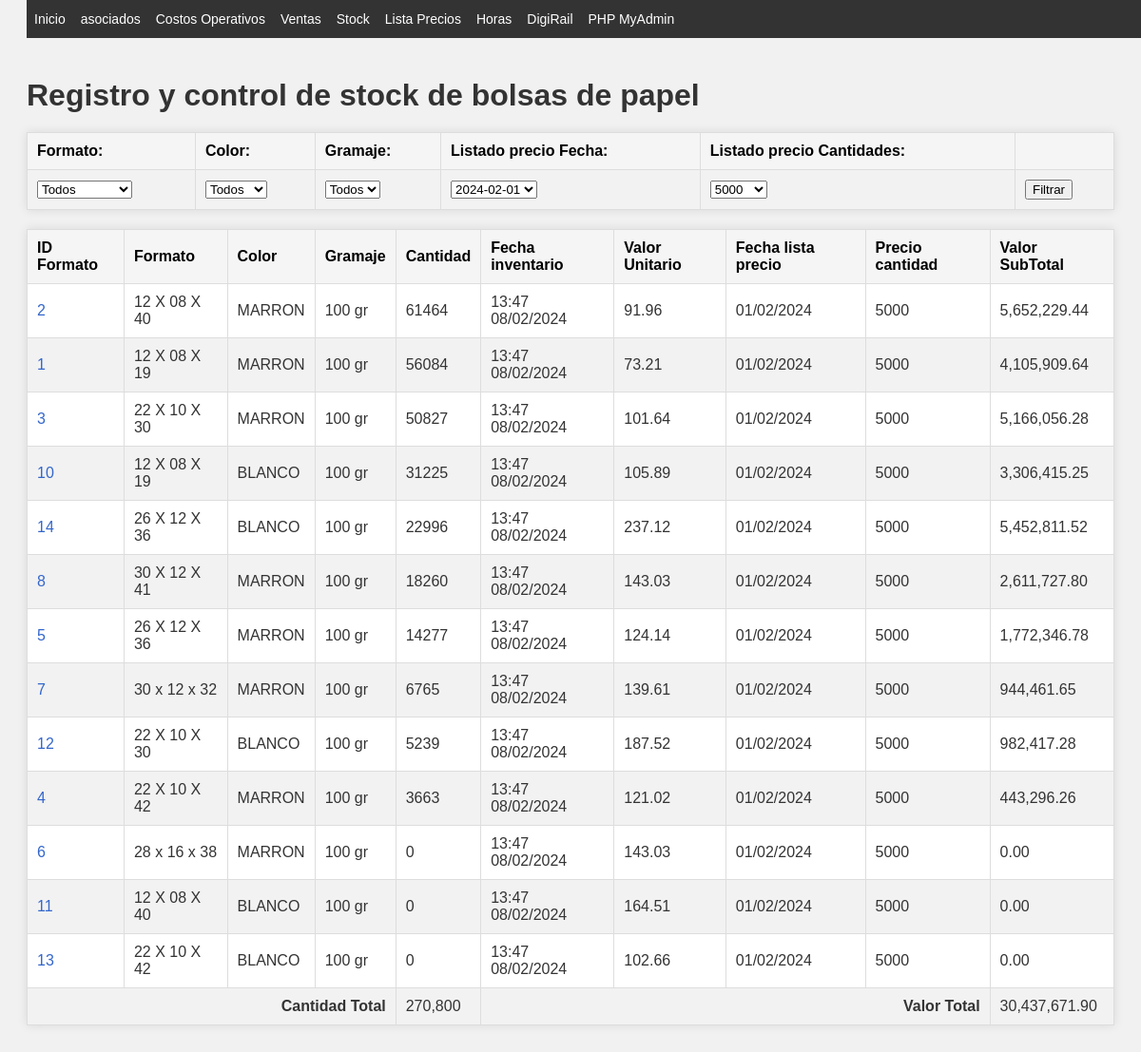
The page /stock.php on the database its author committed.
### tables this page shows
CREATE TABLE `listado_precios` (
  `ID_listado` int(11) NOT NULL,
  `ID_formato` int(11) DEFAULT NULL,
  `cantidad` int(11) DEFAULT NULL,
  `precio_u_sIVA` decimal(8,2) DEFAULT NULL,
  `fecha_listado` date DEFAULT NULL
);

CREATE TABLE `tabla_1` (
  `ID_formato` int(11) NOT NULL,
  `formato` varchar(14) NOT NULL,
  `color` varchar(11) NOT NULL,
  `gramaje` int(11) NOT NULL,
  `cantidades` int(11) NOT NULL,
  `manijas` bit(1) NOT NULL,
  `fechatiempo` timestamp NULL DEFAULT CURRENT_TIMESTAMP ON UPDATE CURRENT_TIMESTAMP
);

### includes/db_functions.php (called while the page is built, shortened)
<?php
function conectarBD() {
    $conexion = mysqli_connect(DB_SERVER, DB_USERNAME, DB_PASSWORD, DB_NAME);
    return $conexion;
}
function getArraySQL($sql) {
    $conexion = conectarBD();
    $result = mysqli_query($conexion, $sql);
    $rawdata = [];
    while ($row = mysqli_fetch_assoc($result)) {
        $rawdata[] = $row;
    }
    return $rawdata;
}
?>

### Stock/stockFunctions.php (called while the page is built, shortened)
<?php
function obtenerDatosStock($formatoFilter, $colorFilter, $gramajeFilter, $cantidadSeleccionada, $fechaListadoFilter) {
    $conexion = conectarBD();
    $query = "SELECT t1.*, t2.precio_u_sIVA, t2.fecha_listado, t2.cantidad FROM tabla_1 t1
              LEFT JOIN listado_precios t2 ON t1.ID_formato = t2.ID_formato";
    $conditions = [];
    $params = [];
    if (!empty($cantidadSeleccionada) && $cantidadSeleccionada != 'todos') {
        $conditions[] = "t2.cantidad = ?";
        $params[] = $cantidadSeleccionada;
    }
    if ($fechaListadoFilter !== 'todos') {
        $conditions[] = "t2.fecha_listado = ?";
        $params[] = $fechaListadoFilter;
    }
    if (!empty($conditions)) {
        $query .= " WHERE " . implode(" AND ", $conditions);
    }
    $query .= " ORDER BY t1.cantidades DESC";
    $stmt = $conexion->prepare($query);
    if (!empty($params)) {
        $stmt->bind_param(str_repeat("s", count($params)), ...$params);
    }
    $stmt->execute();
    $result = $stmt->get_result();
    $data = [];
    while ($row = $result->fetch_assoc()) {
        $data[] = $row;
    }
    return $data;
}

### stock.php (the view, shortened to what this page needs)
<?php
require "includes/header.php";
require_once 'Stock/stockFunctions.php';
include 'includes/db_functions.php';
function obtenerFiltrosDesdeURL() {
    $cantidadSeleccionadaDefault = '5000';
    $fechaListadoFilterDefault = '24-02-01';
    return [
        'formatoFilter'         => $_GET['Formato']     ?? 'todos',
        'colorFilter'           => $_GET['color']       ?? 'todos',
        'gramajeFilter'         => $_GET['gramaje']     ?? 'todos',
        'cantidadSeleccionada'  => !empty($_GET['cantidades'])          ? $_GET['cantidades']           : $cantidadSeleccionadaDefault,
        'fechaListadoFilter'    => !empty($_GET['fechaSeleccionada'])   ? $_GET['fechaSeleccionada']    : $fechaListadoFilterDefault,
    ];
}
$fechas = getArraySQL("SELECT DISTINCT fecha_listado FROM listado_precios ORDER BY fecha_listado DESC");
$filtros = obtenerFiltrosDesdeURL();
$data = obtenerDatosStock(
    strval($filtros['formatoFilter']),
    strval($filtros['colorFilter']),
    strval($filtros['gramajeFilter']),
    strval($filtros['cantidadSeleccionada']),
    strval($filtros['fechaListadoFilter'])
);
function formatearFecha($fecha, $formato = 'd/m/Y') {
    $objFecha = new DateTime($fecha);
    return $objFecha->format($formato);
}
function mostrarTabla($data) {
    $totalSuma = 0;
    $cant_total = 0;
    foreach ($data as $row) {
        if (isset($row['precio_u_sIVA'])) {
            $valorTotal = $row['cantidades'] * $row['precio_u_sIVA'];
            $valorTotalFormatted = is_numeric($valorTotal) ? number_format($valorTotal, 2, '.', ',') : $valorTotal;
            $totalSuma += $valorTotal;
            if (isset($row['cantidades']) && is_numeric($row['cantidades'])) {
                $cant_total += $row['cantidades'];
            }
            $precioUnitarioFormatted = number_format($row['precio_u_sIVA'], 2, '.', ',');
        } else {
            $valorTotalFormatted = 'No disponible';
            $precioUnitarioFormatted = 'No disponible';
        }
        echo "<tr>";
        echo "<td><a href='Stock/busqueda.php?ID_formato=" . htmlspecialchars($row['ID_formato']) . "'>" . htmlspecialchars($row['ID_formato']) . "</a></td>";
        echo "<td>" . htmlspecialchars($row['formato']) . "</td>";
        echo "<td>" . htmlspecialchars($row['color']) . "</td>";
        echo "<td>" . htmlspecialchars($row['gramaje']) . " gr</td>";
        echo "<td>" . htmlspecialchars($row['cantidades']) . "</td>";
        echo "<td>" . formatearFecha($row['fechatiempo'], 'H:i d/m/Y') . "</td>";
        echo "<td>" . $precioUnitarioFormatted . "</td>";
        echo "<td>" . formatearFecha($row['fecha_listado']) . "</td>";
        echo "<td>" . htmlspecialchars($row['cantidad']) . "</td>";
        echo "<td>" . $valorTotalFormatted . "</td>";
        echo "</tr>";
    }
    echo "<tr><td colspan='4' style='text-align: right;'><strong>Cantidad Total</strong></td><td>" . number_format($cant_total, 0, '.', ',') . "</td>";
    echo "<td colspan='4' style='text-align: right;'><strong>Valor Total</strong></td><td>" . number_format($totalSuma, 2, '.', ',') . "</td></tr>";
}
?>
<!DOCTYPE html>
<html lang="es">
<head>
    <link rel="stylesheet" href="CSS/style.css">
</head>
<body>
    <h1>Registro y control de stock de bolsas de papel</h1>
    <?php include 'Stock/filtroForm.php'; ?>
    <table>
        <thead>
            <tr>
                <th>ID Formato</th>
                <th>Formato</th>
                <th>Color</th>
                <th>Gramaje</th>
                <th>Cantidad</th>
                <th>Fecha inventario</th>
                <th>Valor Unitario</th>
                <th>Fecha lista precio</th>
                <th>Precio cantidad</th>
                <th>Valor SubTotal</th>
            </tr>
        </thead>
        <tbody>
            <?php mostrarTabla($data); ?>
        </tbody>
    </table>
</body>
</html>

### includes/header.php
<?php
echo '<!DOCTYPE html><html><head> <meta charset="UTF-8"> <link rel="stylesheet" type="text/css" href="CSS/index.css"> <link rel="stylesheet" type="text/css" href="CSS/header.css"> <meta name="viewport" content="width=device-width, initial-scale=1.0"> <link rel="shortcut icon" href="/favicon.ico" type="image/x-icon"> <link rel="icon" href="/imagenes/favicon.ico" type="image/x-icon"> </head><body>';
echo "<header> <br><br><br> <div class='topnav'> <ul>";
$paginaActual = basename($_SERVER['PHP_SELF']);
$claseActiva = "class='active'";
echo "<li><a href='/Bolsas/index.php' ".($paginaActual == 'Bolsas/index.php' ? $claseActiva : "").">Inicio</a></li>";
echo "<li><a href='/Bolsas/asociados.php' ".($paginaActual == 'Bolsas/asociados.php' ? $claseActiva : "").">asociados</a></li>";
echo "<li><a href='/Bolsas/costos_operativos.php' ".($paginaActual == 'Bolsas/costos_operativos.php' ? $claseActiva : "").">Costos Operativos</a></li>";
echo "<li><a href='/Bolsas/ventas.php' ".($paginaActual == 'Bolsas/ventas.php' ? $claseActiva : "").">Ventas</a></li>";
echo "<li><a href='/Bolsas/stock.php' ".($paginaActual == 'Bolsas/stock.php' ? $claseActiva : "").">Stock</a></li>";
echo "<li><a href='/Bolsas/lista_precios.php' ".($paginaActual == 'Bolsas/lista_precios.php' ? $claseActiva : "").">Lista Precios</a></li>";
echo "<li><a href='/horas/index.php' ".($paginaActual == '/horas/index.php' ? $claseActiva : "").">Horas</a></li>";
echo "<li><a href='/DigiRail/index.php' ".($paginaActual == '/DigiRail/index.php' ? $claseActiva : "").">DigiRail</a></li>";
echo "<li><a href='/phpMyAdmin/' target='_blank'>PHP MyAdmin</a></li>";
echo "</ul></div></header>";

### Stock/filtroForm.php (shortened to what this page needs)
<form action="stock.php" method="GET" id="filtroForm">
    <table>
        <tr>
            <th>Formato:</th>
            <th>Color:</th>
            <th>Gramaje:</th>
            <th>Listado precio Fecha:</th>
            <th>Listado precio Cantidades:</th>
            <th> </th>
        </tr>
        <tr>
            <td>
                <select name="Formato" onchange="submitForm()">
                    <option value="todos" <?php echo $formatoFilter === 'todos' ? 'selected' : ''; ?>>Todos</option>
                </select>
            </td>
            <td>
                <select name="color" onchange="submitForm()" value="sda">
                    <option value="todos" <?php echo $colorFilter === 'todos' ? 'selected' : ''; ?>>Todos</option>
                </select>
            </td>
            <td>
                <select name="gramaje" onchange="submitForm()">
                    <option value="todos" <?php echo $gramajeFilter === 'todos' ? 'selected' : ''; ?>>Todos</option>
                </select>
            </td>
            <td>
            <select name="fechaSeleccionada"  onchange="submitForm()">
                <?php foreach ($fechas as $fecha) {
                    echo '<option value="'.$fecha['fecha_listado'].'">'.$fecha['fecha_listado'].'</option>';} ?>
            </select>
            </td>
            <td>
                <select name="cantidades" onchange="submitForm()">
                    <option value="5000" >5000</option>
                </select>
            </td>
            <td><input type="submit" value="Filtrar"></td>
        </tr>
    </table>
</form>

### CSS/index.css (style rules this page uses)
body { font-family: verdana; resize: none; }
.topnav ul { list-style-type: none; margin: 0; padding: 0; overflow: hidden; background-color: #333; position: fixed; top: 0; width: 100%; }
.topnav li { float: left; }
.topnav li a { display: block; color: white; text-align: center; padding: 14px 16px; text-decoration: none; }
h1, #cabecera p { margin: 0; padding: 0; }

### CSS/header.css (style rules this page uses)
.topnav ul { list-style-type: none; margin: 0; padding: 0; overflow: hidden; background-color: #333; position: fixed; top: 0; width: 100%; }
.topnav li { float: left; font-size: 16px; }
.topnav li a { display: block; color: white; text-align: center; padding: 12px 8px; text-decoration: none; }
@media screen and (max-width: 1275px) { .topnav li { font-size: 15px; } }

### CSS/style.css (style rules this page uses)
body { font-family: Arial, sans-serif; background-color: #f4f4f4; color: #333; }
table { border-collapse: collapse; width: 80%; margin: 20px auto; background-color: #ffffff; box-shadow: 0 0 10px rgba(0,0,0,0.1); }
th, td { border: 1px solid #ddd; padding: 8px; text-align: left; }
th { background-color: #e9e9e9; color: #000; }
tr:nth-child(even) { background-color: #f2f2f2; }
body { font-family: Arial, sans-serif; background-color: #f1f1f1; padding: 20px; }
h1 { color: #333; }
table { width: 100%; border-collapse: collapse; margin-top: 20px; }
table th, table td { padding: 10px; text-align: left; border: 1px solid #ddd; }
table th { background-color: #f5f5f5; }
table td a { color: #3366cc; text-decoration: none; }
.topnav ul { list-style-type: none; margin: 0; padding: 0; overflow: hidden; background-color: #333; position: fixed; top: 0; width: 100%; }
.topnav li { float: left; font-size: 16px; }
.topnav li a { display: block; color: white; text-align: center; padding: 12px 8px; text-decoration: none; }
@media screen and (max-width: 1275px) { .topnav li { font-size: 15px; } }
@media screen and (max-width: 1200px) { .topnav li { font-size: 14px; } }

### rows shown on the page
listado_precios: ID_formato.ID_formato "2", ID_formato.formato "12 X 08 X 40", ID_formato.color "MARRON", ID_formato.gramaje "100", ID_formato.cantidades "61464", ID_formato.fechatiempo "13:47 08/02/2024", precio_u_sIVA "91.96", fecha_listado "01/02/2024", cantidad "5000", valorTotalFormatted "5,652,229.44"
listado_precios: ID_formato.ID_formato "1", ID_formato.formato "12 X 08 X 19", ID_formato.color "MARRON", ID_formato.gramaje "100", ID_formato.cantidades "56084", ID_formato.fechatiempo "13:47 08/02/2024", precio_u_sIVA "73.21", fecha_listado "01/02/2024", cantidad "5000", valorTotalFormatted "4,105,909.64"
listado_precios: ID_formato.ID_formato "3", ID_formato.formato "22 X 10 X 30", ID_formato.color "MARRON", ID_formato.gramaje "100", ID_formato.cantidades "50827", ID_formato.fechatiempo "13:47 08/02/2024", precio_u_sIVA "101.64", fecha_listado "01/02/2024", cantidad "5000", valorTotalFormatted "5,166,056.28"
listado_precios: ID_formato.ID_formato "10", ID_formato.formato "12 X 08 X 19", ID_formato.color "BLANCO", ID_formato.gramaje "100", ID_formato.cantidades "31225", ID_formato.fechatiempo "13:47 08/02/2024", precio_u_sIVA "105.89", fecha_listado "01/02/2024", cantidad "5000", valorTotalFormatted "3,306,415.25"
listado_precios: ID_formato.ID_formato "14", ID_formato.formato "26 X 12 X 36", ID_formato.color "BLANCO", ID_formato.gramaje "100", ID_formato.cantidades "22996", ID_formato.fechatiempo "13:47 08/02/2024", precio_u_sIVA "237.12", fecha_listado "01/02/2024", cantidad "5000", valorTotalFormatted "5,452,811.52"
listado_precios: ID_formato.ID_formato "8", ID_formato.formato "30 X 12 X 41", ID_formato.color "MARRON", ID_formato.gramaje "100", ID_formato.cantidades "18260", ID_formato.fechatiempo "13:47 08/02/2024", precio_u_sIVA "143.03", fecha_listado "01/02/2024", cantidad "5000", valorTotalFormatted "2,611,727.80"
listado_precios: ID_formato.ID_formato "5", ID_formato.formato "26 X 12 X 36", ID_formato.color "MARRON", ID_formato.gramaje "100", ID_formato.cantidades "14277", ID_formato.fechatiempo "13:47 08/02/2024", precio_u_sIVA "124.14", fecha_listado "01/02/2024", cantidad "5000", valorTotalFormatted "1,772,346.78"
listado_precios: ID_formato.ID_formato "7", ID_formato.formato "30 x 12 x 32", ID_formato.color "MARRON", ID_formato.gramaje "100", ID_formato.cantidades "6765", ID_formato.fechatiempo "13:47 08/02/2024", precio_u_sIVA "139.61", fecha_listado "01/02/2024", cantidad "5000", valorTotalFormatted "944,461.65"
listado_precios: ID_formato.ID_formato "12", ID_formato.formato "22 X 10 X 30", ID_formato.color "BLANCO", ID_formato.gramaje "100", ID_formato.cantidades "5239", ID_formato.fechatiempo "13:47 08/02/2024", precio_u_sIVA "187.52", fecha_listado "01/02/2024", cantidad "5000", valorTotalFormatted "982,417.28"
listado_precios: ID_formato.ID_formato "4", ID_formato.formato "22 X 10 X 42", ID_formato.color "MARRON", ID_formato.gramaje "100", ID_formato.cantidades "3663", ID_formato.fechatiempo "13:47 08/02/2024", precio_u_sIVA "121.02", fecha_listado "01/02/2024", cantidad "5000", valorTotalFormatted "443,296.26"
listado_precios: ID_formato.ID_formato "6", ID_formato.formato "28 x 16 x 38", ID_formato.color "MARRON", ID_formato.gramaje "100", ID_formato.cantidades "0", ID_formato.fechatiempo "13:47 08/02/2024", precio_u_sIVA "143.03", fecha_listado "01/02/2024", cantidad "5000", valorTotalFormatted "0.00"
listado_precios: ID_formato.ID_formato "11", ID_formato.formato "12 X 08 X 40", ID_formato.color "BLANCO", ID_formato.gramaje "100", ID_formato.cantidades "0", ID_formato.fechatiempo "13:47 08/02/2024", precio_u_sIVA "164.51", fecha_listado "01/02/2024", cantidad "5000", valorTotalFormatted "0.00"
listado_precios: ID_formato.ID_formato "13", ID_formato.formato "22 X 10 X 42", ID_formato.color "BLANCO", ID_formato.gramaje "100", ID_formato.cantidades "0", ID_formato.fechatiempo "13:47 08/02/2024", precio_u_sIVA "102.66", fecha_listado "01/02/2024", cantidad "5000", valorTotalFormatted "0.00"

### other values the page prints
$cant_total "270,800"
$totalSuma "30,437,671.90"
form field fechaSeleccionada "2024-02-01"
